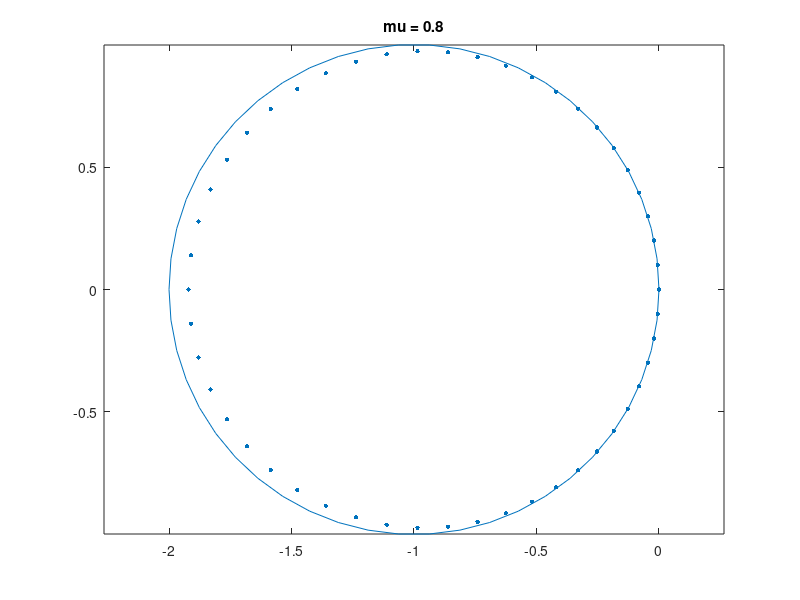
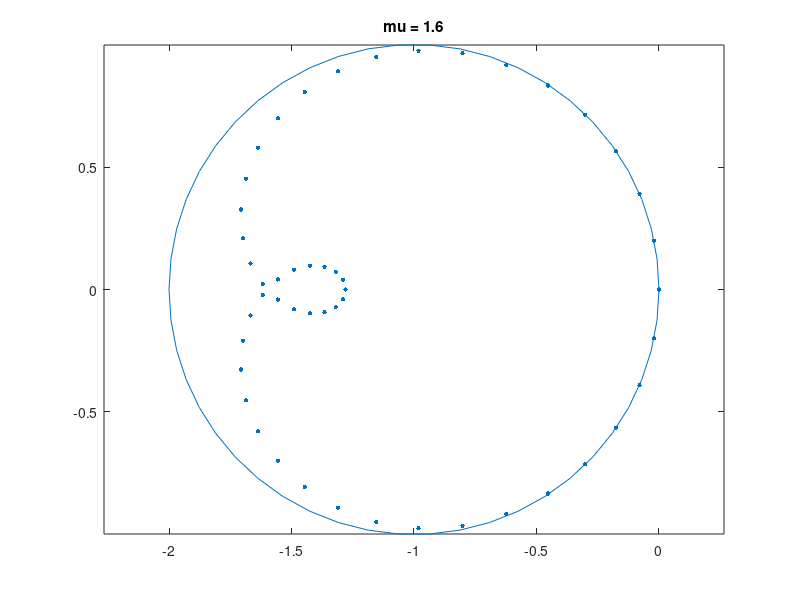
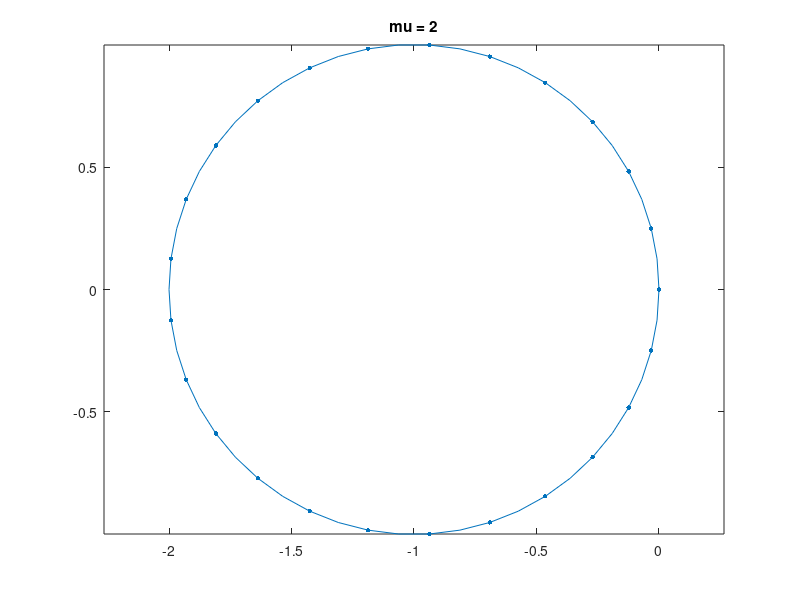
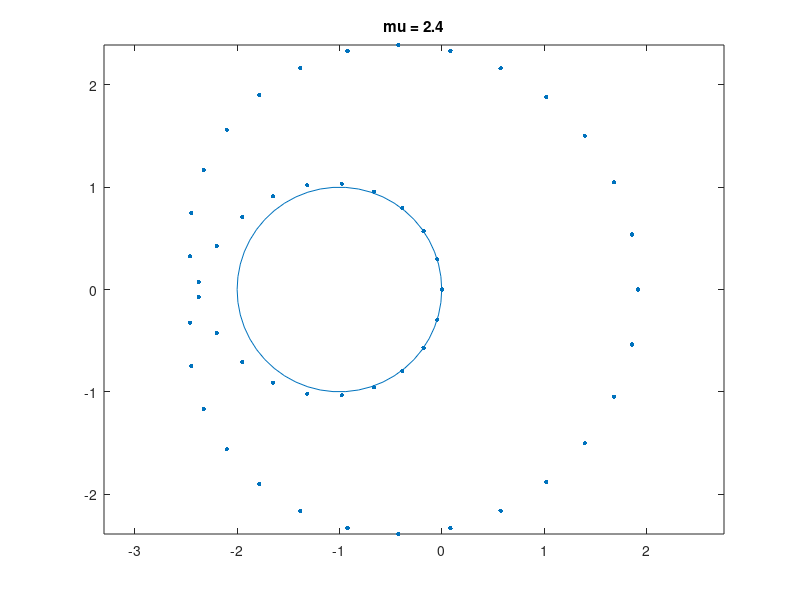

Here is the MATLAB script that generated these plots, in order:
% 待绘制的 mu 值
mus = [0.8, 1.6, 2, 2.4];

for i = 1:length(mus)
    mu = mus(i);
    h = 1/50;
    p = 0:1:50;

    z = 1i * sin(2*pi * p*h) + cos(2*pi * p*h) - 1;
    plot(real(z), imag(z)); 
    hold on

    n = 50;
    A = zeros(n);
    for j = 1:n-2
        A(j,j) = 3;
        A(j + 1, j) = -4;
        A(j + 2, j) = 1;
    end
    A(n-1,n-1) = 3;
    A(n, n-1) = -4;
    A(n,n) = 3;
    A(1, n) = -4;
    A(1, n - 1) = 1;
    A(2, n) = 1;

    B = zeros(n);
    for j = 1:n-2
        B(j,j) = 1;
        B(j + 1, j) = -2;
        B(j + 2, j) = 1;
    end
    B(n-1,n-1) = 1;
    B(n, n-1) = -2;
    B(n,n) = 1;
    B(1, n) = -2;
    B(1, n - 1) = 1;
    B(2, n) = 1;

    v_a = eig(A);
    v_b = eig(B);
    z_p = -mu/2.*v_a + mu^2/2 .* v_b;
    sz = 10; 
    scatter(real(z_p), imag(z_p),sz,'filled'); 
    axis equal;
    title(['mu = ', num2str(mu)]);
    % 保存图像
    saveas(gcf, ['mu_', num2str(mu), '.png']);
    % 清除图像
    clf;
end